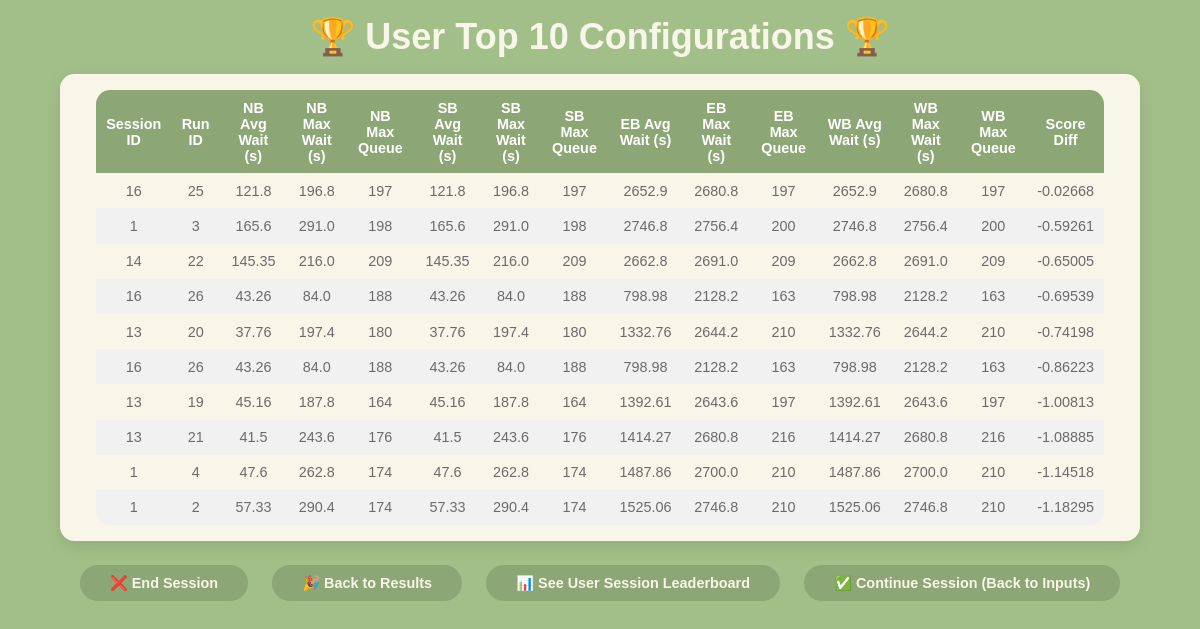
/leaderboards, run on an earlier commit of the app's database.
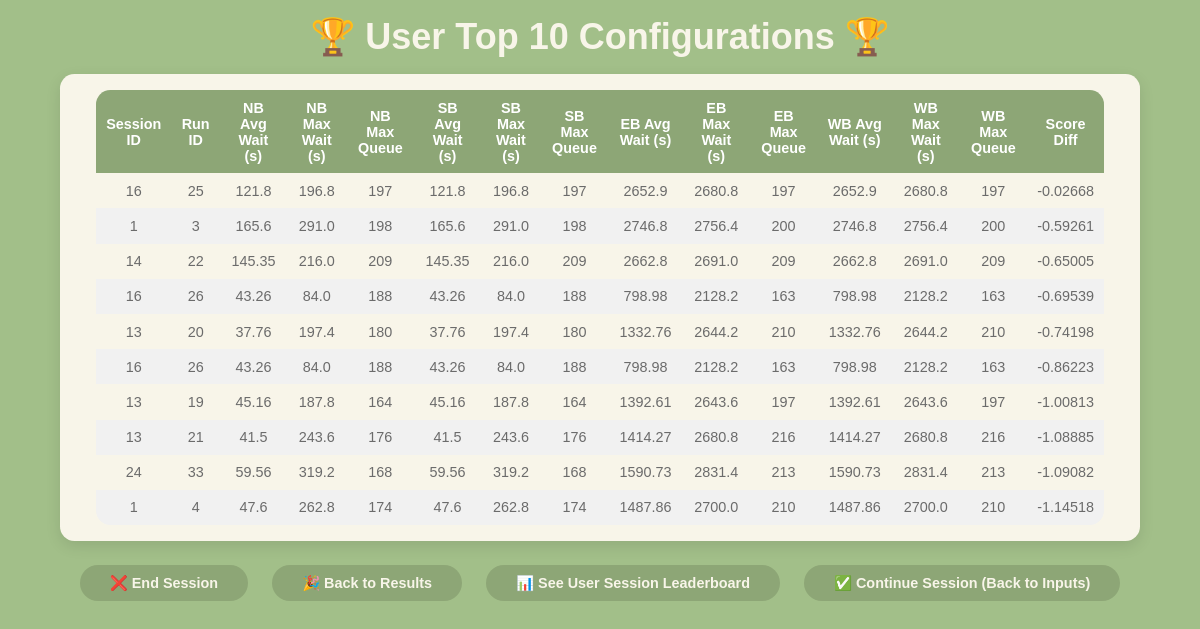
And on a later commit of the database.
### models.py (models this page shows, shortened)
class LeaderboardResult(db.Model):
    __tablename__ = 'leaderboard_results'
    id = db.Column(db.Integer, primary_key=True, autoincrement=True)
    run_id = db.Column(db.Integer, db.ForeignKey('configurations.run_id'), nullable=False)
    session_id = db.Column(db.Integer, db.ForeignKey('sessions.id'), nullable=False)
    avg_wait_time_north = db.Column(db.Float, nullable=False)
    max_wait_time_north = db.Column(db.Float, nullable=False)
    max_queue_length_north = db.Column(db.Integer, nullable=False)
    avg_wait_time_south = db.Column(db.Float, nullable=False)
    max_wait_time_south = db.Column(db.Float, nullable=False)
    max_queue_length_south = db.Column(db.Integer, nullable=False)
    avg_wait_time_east = db.Column(db.Float, nullable=False)
    max_wait_time_east = db.Column(db.Float, nullable=False)
    max_queue_length_east = db.Column(db.Integer, nullable=False)
    avg_wait_time_west = db.Column(db.Float, nullable=False)
    max_wait_time_west = db.Column(db.Float, nullable=False)
    max_queue_length_west = db.Column(db.Integer, nullable=False)

### app.py (the view)
@app.route('/leaderboards')
def leaderboards():
    results = get_all_time_best_configurations()
    print(results)
    return render_template('leaderboards.html', results=results)

### templates/leaderboards.html (shortened to what this page needs)
<!DOCTYPE html>
<html lang="en">
<head>
</head>
<body>
    <div class="header">
        <h1>🏆 User Top 10 Configurations 🏆</h1>
    </div>
    <div class="leaderboard-container">
        <table>
            <thead>
                <tr>
                    <th>Session ID</th>
                    <th>Run ID</th>
                    <th>NB Avg Wait (s)</th>
                    <th>NB Max Wait (s)</th>
                    <th>NB Max Queue</th>
                    <th>SB Avg Wait (s)</th>
                    <th>SB Max Wait (s)</th>
                    <th>SB Max Queue</th>
                    <th>EB Avg Wait (s)</th>
                    <th>EB Max Wait (s)</th>
                    <th>EB Max Queue</th>
                    <th>WB Avg Wait (s)</th>
                    <th>WB Max Wait (s)</th>
                    <th>WB Max Queue</th>
                    <th>Score Diff</th>
                </tr>
            </thead>
            <tbody>
                {% for result in results %}
                    <tr onclick="handleRowClick('{{ result.run_id }}', '{{ result.session_id }}')">
                        <td>{{ result.session_id }}</td>
                        <td>{{ result.run_id }}</td>
                        <td>{{ result.avg_wait_time_north|round(2) }}</td>
                        <td>{{ result.max_wait_time_north|round(2) }}</td>
                        <td>{{ result.max_queue_length_north }}</td>
                        <td>{{ result.avg_wait_time_south|round(2) }}</td>
                        <td>{{ result.max_wait_time_south|round(2) }}</td>
                        <td>{{ result.max_queue_length_south }}</td>
                        <td>{{ result.avg_wait_time_east|round(2) }}</td>
                        <td>{{ result.max_wait_time_east|round(2) }}</td>
                        <td>{{ result.max_queue_length_east }}</td>
                        <td>{{ result.avg_wait_time_west|round(2) }}</td>
                        <td>{{ result.max_wait_time_west|round(2) }}</td>
                        <td>{{ result.max_queue_length_west }}</td>
                        <td>{{ result.score_difference|round(5) }}</td>
                    </tr>
                {% endfor %}
            </tbody>
        </table>
    </div>
    <div class="nav-container">
        <a class="nav-button" id="endBtn" href="/index">❌ End Session</a>
        <a class="nav-button" id="results" href="/back_to_results">🎉 Back to Results</a>
        <a class="nav-button" href="/session_leaderboard">📊 See User Session Leaderboard</a>
        <a class="nav-button" id="backBtn" href="/parameters">✅ Continue Session (Back to Inputs)</a>
    </div>
</body>
</html>

What changed in the data, as far as the page shows it:
no longer on this page (row unchanged): LeaderboardResult: session_id "1", run_id "2", avg_wait_time_north "57.33", max_wait_time_north "290.4", max_queue_length_north "174", avg_wait_time_south "57.33", max_wait_time_south "290.4", max_queue_length_south "174", avg_wait_time_east "1525.06", max_wait_time_east "2746.8", max_queue_length_east "210", avg_wait_time_west "1525.06", max_wait_time_west "2746.8", max_queue_length_west "210", score_difference "-1.18295"
added LeaderboardResult: session_id "24", run_id "33", avg_wait_time_north "59.56", max_wait_time_north "319.2", max_queue_length_north "168", avg_wait_time_south "59.56", max_wait_time_south "319.2", max_queue_length_south "168", avg_wait_time_east "1590.73", max_wait_time_east "2831.4", max_queue_length_east "213", avg_wait_time_west "1590.73", max_wait_time_west "2831.4", max_queue_length_west "213", score_difference "-1.09082"
